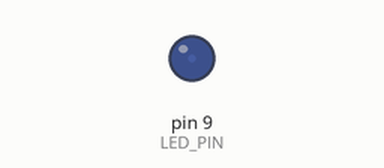
A sketch run on a simulated Arduino Uno, built with avr-gcc and run on an emulated ATmega328P. Parts: output pins drawn as LEDs (lit = HIGH). What the sketch prints to the serial monitor is not drawn.

Above: at 0.05 s.
At 0.4 s:
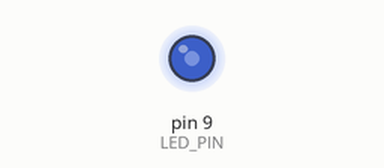
At 0.7 s:
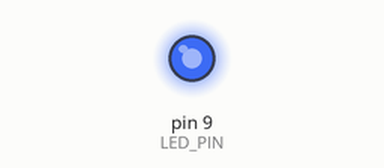
At 1.35 s:
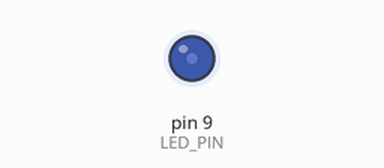
Timing chart, 0 to 3.6 s (numbered marks = the images above):
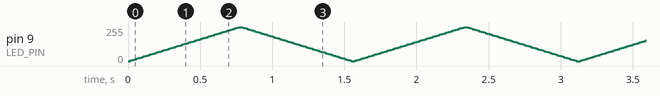

The sketch:

sketch.ino
```cpp
// EI TOKEN 案例 · 呼吸灯
// 灯光慢慢亮起再慢慢变暗，像在呼吸
// 适用：Arduino Uno / Arduino Nano / ESP32 DevKit / ESP32-S3 DevKitC

#if defined(CONFIG_IDF_TARGET_ESP32S3)
const int LED_PIN = 18;
#elif defined(ESP32)
const int LED_PIN = 26;
#else
const int LED_PIN = 9;
#endif

void setup() {
  Serial.begin(115200);
  pinMode(LED_PIN, OUTPUT);
  Serial.println("EIT breathing ready");
}

void loop() {
  for (int v = 0; v <= 255; v += 5) { analogWrite(LED_PIN, v); delay(15); }   // 慢慢变亮
  for (int v = 255; v >= 0; v -= 5) { analogWrite(LED_PIN, v); delay(15); }   // 慢慢变暗
  Serial.println("breath");
}
```
